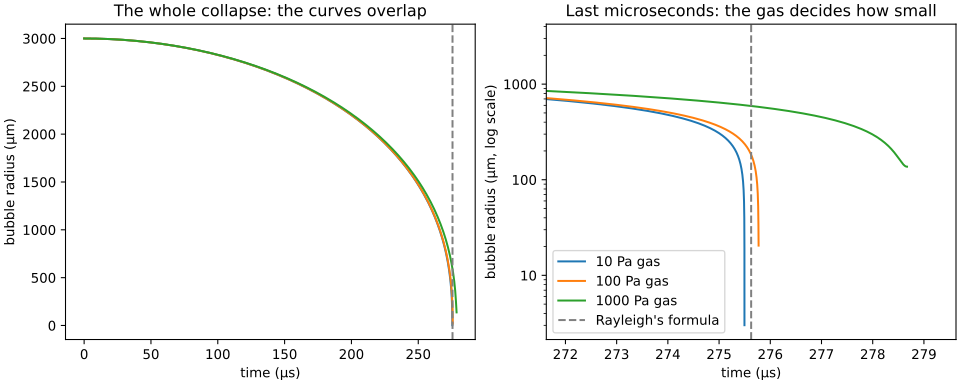

Python code for this plot:
# rayleigh_plesset.py – From “The Pistol Shrimp and the Physics of Cavitation”
# https://wildbionics.com/articles/pistol-shrimp-cavitation/ · Code: MIT licence
# Needs: python3 -m pip install numpy scipy matplotlib
# Run: python3 rayleigh_plesset.py   (https://wildbionics.com/run-code/)

import numpy as np
import matplotlib.pyplot as plt
from scipy.integrate import solve_ivp

# Water at 20 °C
RHO, P_INF, P_V = 998.0, 101_325.0, 2_339.0   # density (kg/m³), ambient and vapour pressure (Pa)
SIGMA, MU = 0.0728, 1.0e-3                    # surface tension (N/m), viscosity (Pa·s)
T0 = 293.0                                    # temperature of the water (K)

R_MAX = 3.0e-3        # bubble radius at its largest (m)
GAMMA = 1.4           # polytropic exponent of the gas

def collapse(p_gas):
    """Simulate the collapse from R_MAX; p_gas = gas pressure in the bubble at R_MAX (Pa)."""
    def rayleigh_plesset(t, y):
        R, dR = y
        p_wall = p_gas * (R_MAX / R) ** (3 * GAMMA) + P_V - 2 * SIGMA / R - 4 * MU * dR / R
        ddR = ((p_wall - P_INF) / RHO - 1.5 * dR**2) / R
        return [dR, ddR]

    def turnaround(t, y):    # event: the bubble wall stops and turns around
        return y[1]
    turnaround.terminal, turnaround.direction = True, 1

    return solve_ivp(rayleigh_plesset, (0, 2e-3), [R_MAX, 0.0], method="LSODA",
                     events=turnaround, rtol=1e-10, atol=1e-13, max_step=1e-6)

rayleigh = 0.915 * R_MAX * np.sqrt(RHO / (P_INF - P_V))
print(f"Rayleigh's formula (empty bubble): {rayleigh * 1e6:.0f} µs\n")
print("gas (Pa)   collapse (µs)   R_min (µm)   max. speed (m/s)   T_max (K)")

fig, (whole, end) = plt.subplots(1, 2, figsize=(10, 4), layout="constrained")
for p_gas in [10, 100, 1000]:     # nobody has measured how much gas the shrimp's bubble holds
    sol = collapse(p_gas)
    r_min, speed = sol.y[0, -1], np.abs(sol.y[1]).max()
    t_max = T0 * (R_MAX / r_min) ** (3 * (GAMMA - 1))    # adiabatic heating (physics lens)
    print(f"{p_gas:8}   {sol.t[-1] * 1e6:13.0f}   {r_min * 1e6:10.1f}   {speed:16,.0f}   {t_max:9,.0f}")
    for ax in (whole, end):
        ax.plot(sol.t * 1e6, sol.y[0] * 1e6, label=f"{p_gas} Pa gas")

for ax in (whole, end):
    ax.axvline(rayleigh * 1e6, color="grey", linestyle="--", label="Rayleigh's formula")
    ax.set_xlabel("time (µs)")
whole.set(ylabel="bubble radius (µm)", title="The whole collapse: the curves overlap")
end.set(ylabel="bubble radius (µm, log scale)", xlim=(rayleigh * 1e6 - 4, rayleigh * 1e6 + 4), yscale="log",
        title="Last microseconds: the gas decides how small")
end.yaxis.set_major_formatter("{x:g}")
end.legend()
plt.show()
